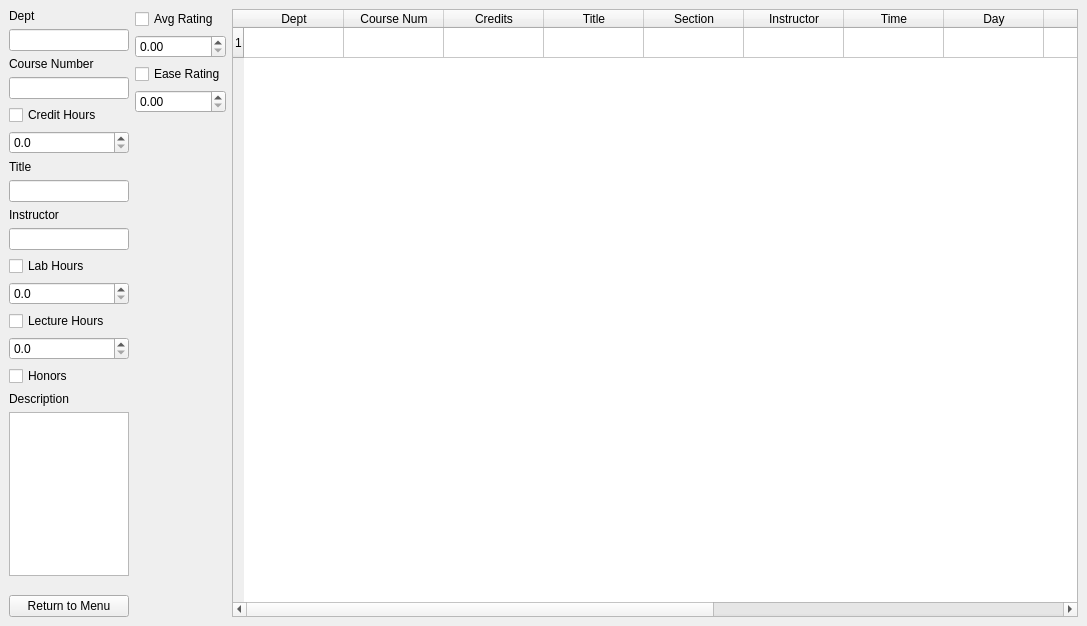
<?xml version="1.0" encoding="UTF-8"?>
<ui version="4.0">
    <class>MainWindow</class>
    <widget class="QMainWindow" name="MainWindow">
        <property name="geometry">
            <rect>
                <x>0</x>
                <y>0</y>
                <width>1087</width>
                <height>626</height>
            </rect>
        </property>
        <property name="windowTitle">
            <string>MainWindow</string>
        </property>
        <widget class="QWidget" name="centralwidget">
            <layout class="QGridLayout" name="gridLayout">
                <item row="0" column="0">
                    <layout class="QHBoxLayout" name="horizontalLayout">
                        <item>
                            <layout class="QVBoxLayout" name="verticalLayout">
                                <property name="sizeConstraint">
                                    <enum>QLayout::SetDefaultConstraint</enum>
                                </property>
                                <item>
                                    <widget class="QLabel" name="course_dept_label">
                                        <property name="text">
                                            <string>Dept</string>
                                        </property>
                                    </widget>
                                </item>
                                <item>
                                    <widget class="QLineEdit" name="course_dept_edit">
                                        <property name="sizePolicy">
                                            <sizepolicy hsizetype="Preferred" vsizetype="Fixed">
                                                <horstretch>0</horstretch>
                                                <verstretch>0</verstretch>
                                            </sizepolicy>
                                        </property>
                                    </widget>
                                </item>
                                <item>
                                    <widget class="QLabel" name="course_course_num_label">
                                        <property name="text">
                                            <string>Course Number</string>
                                        </property>
                                    </widget>
                                </item>
                                <item>
                                    <widget class="QLineEdit" name="course_course_num_edit">
                                        <property name="sizePolicy">
                                            <sizepolicy hsizetype="Preferred" vsizetype="Fixed">
                                                <horstretch>0</horstretch>
                                                <verstretch>0</verstretch>
                                            </sizepolicy>
                                        </property>
                                    </widget>
                                </item>
                                <item>
                                    <widget class="QCheckBox" name="course_credit_hours_check">
                                        <property name="text">
                                            <string>Credit Hours</string>
                                        </property>
                                    </widget>
                                </item>
                                <item>
                                    <widget class="QDoubleSpinBox" name="course_credit_hour_spinner">
                                        <property name="decimals">
                                            <number>1</number>
                                        </property>
                                        <property name="singleStep">
                                            <double>0.500000000000000</double>
                                        </property>
                                    </widget>
                                </item>
                                <item>
                                    <widget class="QLabel" name="course_title_label">
                                        <property name="text">
                                            <string>Title</string>
                                        </property>
                                    </widget>
                                </item>
                                <item>
                                    <widget class="QLineEdit" name="course_title_edit">
                                        <property name="sizePolicy">
                                            <sizepolicy hsizetype="Preferred" vsizetype="Fixed">
                                                <horstretch>0</horstretch>
                                                <verstretch>0</verstretch>
                                            </sizepolicy>
                                        </property>
                                    </widget>
                                </item>
                                <item>
                                    <widget class="QLabel" name="course_instructor_label">
                                        <property name="text">
                                            <string>Instructor</string>
                                        </property>
                                    </widget>
                                </item>
                                <item>
                                    <widget class="QLineEdit" name="course_instructor_edit">
                                        <property name="sizePolicy">
                                            <sizepolicy hsizetype="Preferred" vsizetype="Fixed">
                                                <horstretch>0</horstretch>
                                                <verstretch>0</verstretch>
                                            </sizepolicy>
                                        </property>
                                    </widget>
                                </item>
                                <item>
                                    <widget class="QCheckBox" name="course_lab_hours_check">
                                        <property name="text">
                                            <string>Lab Hours</string>
                                        </property>
                                    </widget>
                                </item>
                                <item>
                                    <widget class="QDoubleSpinBox" name="course_lab_hours_spinner">
                                        <property name="decimals">
                                            <number>1</number>
                                        </property>
                                        <property name="singleStep">
                                            <double>0.500000000000000</double>
                                        </property>
                                    </widget>
                                </item>
                                <item>
                                    <widget class="QCheckBox" name="course_lecture_hours_spinner">
                                        <property name="text">
                                            <string>Lecture Hours</string>
                                        </property>
                                    </widget>
                                </item>
                                <item>
                                    <widget class="QDoubleSpinBox" name="course_lecture_hours_spinner_2">
                                        <property name="decimals">
                                            <number>1</number>
                                        </property>
                                        <property name="singleStep">
                                            <double>0.500000000000000</double>
                                        </property>
                                    </widget>
                                </item>
                                <item>
                                    <widget class="QCheckBox" name="course_honors_check">
                                        <property name="text">
                                            <string>Honors</string>
                                        </property>
                                    </widget>
                                </item>
                                <item>
                                    <widget class="QLabel" name="course_description_label">
                                        <property name="text">
                                            <string>Description</string>
                                        </property>
                                    </widget>
                                </item>
                                <item>
                                    <widget class="QTextEdit" name="course_description_edit">
                                        <property name="sizePolicy">
                                            <sizepolicy hsizetype="Preferred" vsizetype="Expanding">
                                                <horstretch>0</horstretch>
                                                <verstretch>0</verstretch>
                                            </sizepolicy>
                                        </property>
                                        <property name="maximumSize">
                                            <size>
                                                <width>120</width>
                                                <height>16777215</height>
                                            </size>
                                        </property>
                                    </widget>
                                </item>
                                <item>
                                    <spacer name="verticalSpacer">
                                        <property name="orientation">
                                            <enum>Qt::Vertical</enum>
                                        </property>
                                        <property name="sizeHint" stdset="0">
                                            <size>
                                                <width>20</width>
                                                <height>40</height>
                                            </size>
                                        </property>
                                    </spacer>
                                </item>
                                <item>
                                    <widget class="QPushButton" name="course_return_to_menu_button">
                                        <property name="text">
                                            <string>Return to Menu</string>
                                        </property>
                                    </widget>
                                </item>
                            </layout>
                        </item>
                        <item>
                            <layout class="QVBoxLayout" name="verticalLayout_2">
                                <item>
                                    <widget class="QCheckBox" name="checkBox">
                                        <property name="text">
                                            <string>Avg Rating</string>
                                        </property>
                                    </widget>
                                </item>
                                <item>
                                    <widget class="QDoubleSpinBox" name="doubleSpinBox"/>
                                </item>
                                <item>
                                    <widget class="QCheckBox" name="checkBox_2">
                                        <property name="text">
                                            <string>Ease Rating</string>
                                        </property>
                                    </widget>
                                </item>
                                <item>
                                    <widget class="QDoubleSpinBox" name="doubleSpinBox_2"/>
                                </item>
                                <item>
                                    <spacer name="verticalSpacer_2">
                                        <property name="orientation">
                                            <enum>Qt::Vertical</enum>
                                        </property>
                                        <property name="sizeHint" stdset="0">
                                            <size>
                                                <width>20</width>
                                                <height>40</height>
                                            </size>
                                        </property>
                                    </spacer>
                                </item>
                            </layout>
                        </item>
                        <item>
                            <widget class="QTableWidget" name="course_table">
                                <property name="sizePolicy">
                                    <sizepolicy hsizetype="Expanding" vsizetype="Expanding">
                                        <horstretch>0</horstretch>
                                        <verstretch>0</verstretch>
                                    </sizepolicy>
                                </property>
                                <property name="rowCount">
                                    <number>1</number>
                                </property>
                                <property name="columnCount">
                                    <number>14</number>
                                </property>
                                <row/>
                                <column>
                                    <property name="text">
                                        <string>Dept</string>
                                    </property>
                                </column>
                                <column>
                                    <property name="text">
                                        <string>Course Num</string>
                                    </property>
                                </column>
                                <column>
                                    <property name="text">
                                        <string>Credits</string>
                                    </property>
                                </column>
                                <column>
                                    <property name="text">
                                        <string>Title</string>
                                    </property>
                                </column>
                                <column>
                                    <property name="text">
                                        <string>Section</string>
                                    </property>
                                </column>
                                <column>
                                    <property name="text">
                                        <string>Instructor</string>
                                    </property>
                                </column>
                                <column>
                                    <property name="text">
                                        <string>Time</string>
                                    </property>
                                </column>
                                <column>
                                    <property name="text">
                                        <string>Day</string>
                                    </property>
                                </column>
                                <column>
                                    <property name="text">
                                        <string>Room</string>
                                    </property>
                                </column>
                                <column>
                                    <property name="text">
                                        <string>Lab Hours</string>
                                    </property>
                                </column>
                                <column>
                                    <property name="text">
                                        <string>Lecture Hours</string>
                                    </property>
                                </column>
                                <column>
                                    <property name="text">
                                        <string># Ratings</string>
                                    </property>
                                </column>
                                <column>
                                    <property name="text">
                                        <string>Avg Rating</string>
                                    </property>
                                </column>
                                <column>
                                    <property name="text">
                                        <string>Ease Rating</string>
                                    </property>
                                </column>
                            </widget>
                        </item>
                    </layout>
                </item>
            </layout>
        </widget>
    </widget>
    <resources/>
    <connections/>
</ui>
